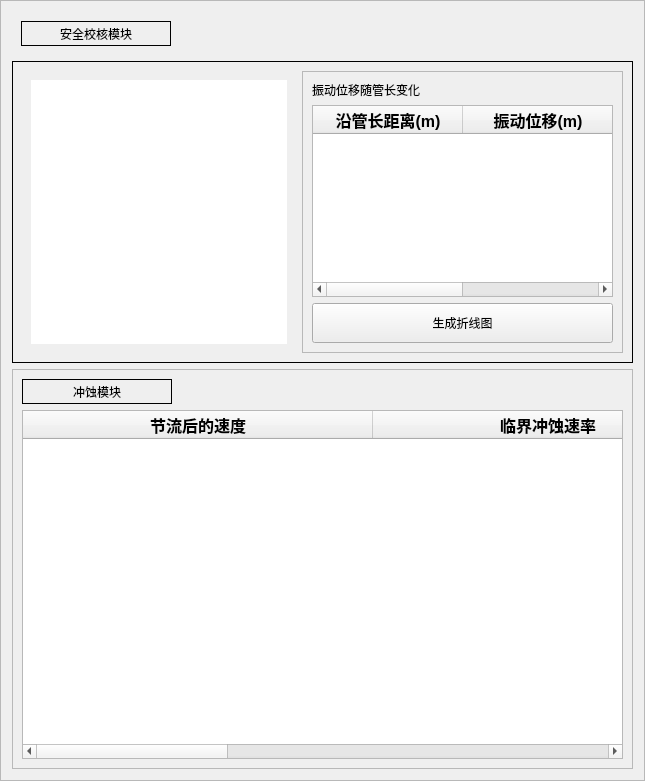
                <widget class="QFrame" name="frame_152">
                 <property name="frameShape">
                  <enum>QFrame::StyledPanel</enum>
                 </property>
                 <property name="frameShadow">
                  <enum>QFrame::Raised</enum>
                 </property>
                 <layout class="QVBoxLayout" name="verticalLayout_44">
                  <item>
                   <widget class="QFrame" name="frame_188">
                    <property name="minimumSize">
                     <size>
                      <width>100</width>
                      <height>40</height>
                     </size>
                    </property>
                    <property name="maximumSize">
                     <size>
                      <width>16777215</width>
                      <height>50</height>
                     </size>
                    </property>
                    <property name="styleSheet">
                     <string notr="true">border:0px</string>
                    </property>
                    <property name="frameShape">
                     <enum>QFrame::StyledPanel</enum>
                    </property>
                    <property name="frameShadow">
                     <enum>QFrame::Raised</enum>
                    </property>
                    <layout class="QVBoxLayout" name="verticalLayout_43">
                     <property name="spacing">
                      <number>1</number>
                     </property>
                     <property name="leftMargin">
                      <number>9</number>
                     </property>
                     <property name="topMargin">
                      <number>9</number>
                     </property>
                     <property name="rightMargin">
                      <number>9</number>
                     </property>
                     <property name="bottomMargin">
                      <number>9</number>
                     </property>
                     <item>
                      <widget class="QLabel" name="label_228">
                       <property name="minimumSize">
                        <size>
                         <width>0</width>
                         <height>25</height>
                        </size>
                       </property>
                       <property name="maximumSize">
                        <size>
                         <width>150</width>
                         <height>40</height>
                        </size>
                       </property>
                       <property name="styleSheet">
                        <string notr="true">font: 14pt &quot;华文琥珀&quot;;
border:1px solid rgb(0,0,0);</string>
                       </property>
                       <property name="text">
                        <string>安全校核模块</string>
                       </property>
                       <property name="alignment">
                        <set>Qt::AlignCenter</set>
                       </property>
                      </widget>
                     </item>
                    </layout>
                   </widget>
                  </item>
                  <item>
                   <widget class="QFrame" name="frame_189">
                    <property name="sizePolicy">
                     <sizepolicy hsizetype="Expanding" vsizetype="Expanding">
                      <horstretch>0</horstretch>
                      <verstretch>0</verstretch>
                     </sizepolicy>
                    </property>
                    <property name="styleSheet">
                     <string notr="true">#frame_189{
	border:1px solid
}</string>
                    </property>
                    <property name="frameShape">
                     <enum>QFrame::StyledPanel</enum>
                    </property>
                    <property name="frameShadow">
                     <enum>QFrame::Raised</enum>
                    </property>
                    <layout class="QHBoxLayout" name="horizontalLayout_173">
                     <item>
                      <widget class="QFrame" name="frame_191">
                       <property name="styleSheet">
                        <string notr="true">border:0px</string>
                       </property>
                       <property name="frameShape">
                        <enum>QFrame::StyledPanel</enum>
                       </property>
                       <property name="frameShadow">
                        <enum>QFrame::Raised</enum>
                       </property>
                       <layout class="QVBoxLayout" name="verticalLayout_46">
                        <item>
                         <widget class="QGraphicsView" name="graphicsView"/>
                        </item>
                       </layout>
                      </widget>
                     </item>
                     <item>
                      <widget class="QFrame" name="frame_190">
                       <property name="minimumSize">
                        <size>
                         <width>321</width>
                         <height>0</height>
                        </size>
                       </property>
                       <property name="maximumSize">
                        <size>
                         <width>321</width>
                         <height>16777215</height>
                        </size>
                       </property>
                       <property name="styleSheet">
                        <string notr="true"/>
                       </property>
                       <property name="frameShape">
                        <enum>QFrame::StyledPanel</enum>
                       </property>
                       <property name="frameShadow">
                        <enum>QFrame::Raised</enum>
                       </property>
                       <layout class="QVBoxLayout" name="verticalLayout_45">
                        <item>
                         <widget class="QLabel" name="label_229">
                          <property name="styleSheet">
                           <string notr="true">font: 10pt &quot;黑体&quot;;</string>
                          </property>
                          <property name="text">
                           <string>振动位移随管长变化</string>
                          </property>
                         </widget>
                        </item>
                        <item>
                         <widget class="QTableWidget" name="tableWidget_2">
                          <property name="layoutDirection">
                           <enum>Qt::LeftToRight</enum>
                          </property>
                          <property name="styleSheet">
                           <string notr="true">font: 10pt &quot;黑体&quot;;</string>
                          </property>
                          <property name="lineWidth">
                           <number>10</number>
                          </property>
                          <property name="midLineWidth">
                           <number>10</number>
                          </property>
                          <property name="rowCount">
                           <number>0</number>
                          </property>
                          <property name="columnCount">
                           <number>2</number>
                          </property>
                          <attribute name="horizontalHeaderCascadingSectionResizes">
                           <bool>false</bool>
                          </attribute>
                          <attribute name="horizontalHeaderMinimumSectionSize">
                           <number>50</number>
                          </attribute>
                          <attribute name="horizontalHeaderDefaultSectionSize">
                           <number>150</number>
                          </attribute>
                          <attribute name="verticalHeaderMinimumSectionSize">
                           <number>25</number>
                          </attribute>
                          <attribute name="verticalHeaderDefaultSectionSize">
                           <number>30</number>
                          </attribute>
                          <column>
                           <property name="text">
                            <string>沿管长距离(m)</string>
                           </property>
                           <property name="font">
                            <font>
                             <pointsize>12</pointsize>
                             <weight>75</weight>
                             <bold>true</bold>
                            </font>
                           </property>
                           <property name="textAlignment">
                            <set>AlignCenter</set>
                           </property>
                          </column>
                          <column>
                           <property name="text">
                            <string>振动位移(m)</string>
                           </property>
                           <property name="font">
                            <font>
                             <pointsize>12</pointsize>
                             <weight>75</weight>
                             <bold>true</bold>
                            </font>
                           </property>
                           <property name="textAlignment">
                            <set>AlignCenter</set>
                           </property>
                          </column>
                         </widget>
                        </item>
                        <item>
                         <widget class="QPushButton" name="pushButton_7">
                          <property name="minimumSize">
                           <size>
                            <width>0</width>
                            <height>40</height>
                           </size>
                          </property>
                          <property name="styleSheet">
                           <string notr="true">font: 14pt &quot;黑体&quot;;
background-color: rgb(238, 238, 238);</string>
                          </property>
                          <property name="text">
                           <string>生成折线图</string>
                          </property>
                         </widget>
                        </item>
                       </layout>
                      </widget>
                     </item>
                    </layout>
                   </widget>
                  </item>
                  <item>
                   <widget class="QFrame" name="frame_76">
                    <property name="minimumSize">
                     <size>
                      <width>0</width>
                      <height>400</height>
                     </size>
                    </property>
                    <property name="styleSheet">
                     <string notr="true"/>
                    </property>
                    <property name="frameShape">
                     <enum>QFrame::StyledPanel</enum>
                    </property>
                    <property name="frameShadow">
                     <enum>QFrame::Raised</enum>
                    </property>
                    <layout class="QVBoxLayout" name="verticalLayout_21">
                     <item>
                      <widget class="QLabel" name="label_230">
                       <property name="minimumSize">
                        <size>
                         <width>0</width>
                         <height>25</height>
                        </size>
                       </property>
                       <property name="maximumSize">
                        <size>
                         <width>150</width>
                         <height>40</height>
                        </size>
                       </property>
                       <property name="styleSheet">
                        <string notr="true">font: 14pt &quot;华文琥珀&quot;;
border:1px solid rgb(0,0,0);</string>
                       </property>
                       <property name="text">
                        <string>冲蚀模块</string>
                       </property>
                       <property name="alignment">
                        <set>Qt::AlignCenter</set>
                       </property>
                      </widget>
                     </item>
                     <item>
                      <widget class="QTableWidget" name="tableWidget_3">
                       <property name="styleSheet">
                        <string notr="true">font: 14pt &quot;黑体&quot;;</string>
                       </property>
                       <property name="autoScrollMargin">
                        <number>16</number>
                       </property>
                       <attribute name="horizontalHeaderCascadingSectionResizes">
                        <bool>true</bool>
                       </attribute>
                       <attribute name="horizontalHeaderDefaultSectionSize">
                        <number>350</number>
                       </attribute>
                       <attribute name="horizontalHeaderShowSortIndicator" stdset="0">
                        <bool>false</bool>
                       </attribute>
                       <attribute name="horizontalHeaderStretchLastSection">
                        <bool>true</bool>
                       </attribute>
                       <attribute name="verticalHeaderDefaultSectionSize">
                        <number>60</number>
                       </attribute>
                       <column>
                        <property name="text">
                         <string>节流后的速度</string>
                        </property>
                        <property name="font">
                         <font>
                          <family>Agency FB</family>
                          <pointsize>12</pointsize>
                          <weight>75</weight>
                          <bold>true</bold>
                         </font>
                        </property>
                       </column>
                       <column>
                        <property name="text">
                         <string>临界冲蚀速率</string>
                        </property>
                        <property name="font">
                         <font>
                          <family>Agency FB</family>
                          <pointsize>12</pointsize>
                          <weight>75</weight>
                          <bold>true</bold>
                         </font>
                        </property>
                       </column>
                       <column>
                        <property name="text">
                         <string>冲蚀结果</string>
                        </property>
                        <property name="font">
                         <font>
                          <family>Agency FB</family>
                          <pointsize>12</pointsize>
                          <weight>75</weight>
                          <bold>true</bold>
                         </font>
                        </property>
                       </column>
                      </widget>
                     </item>
                    </layout>
                   </widget>
                  </item>
                 </layout>
                </widget>
